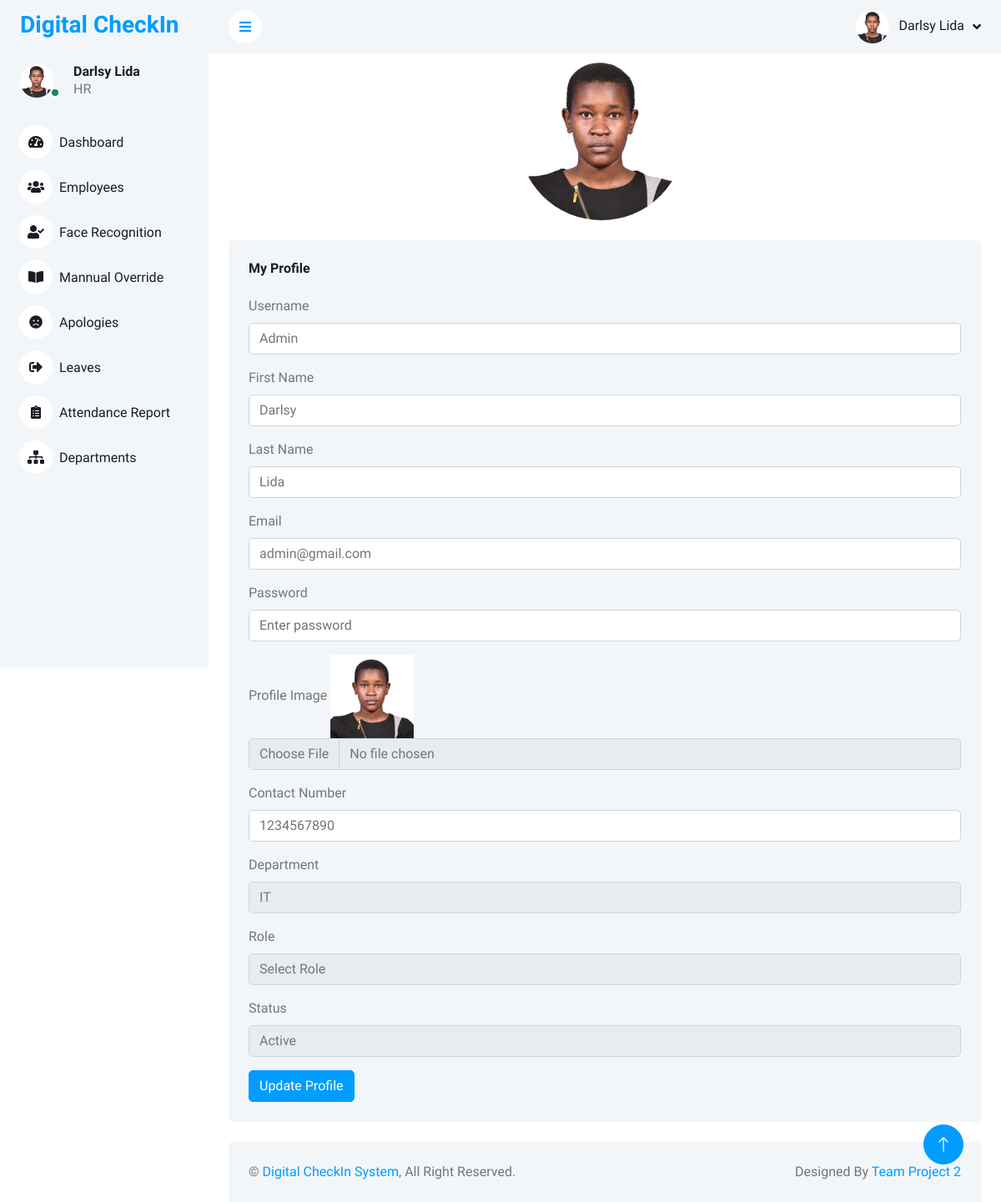
/profile/ (signed in), run on the app's committed database.
### App/models.py (models this page shows, shortened)
class Profile(models.Model):
    user = models.OneToOneField(User, on_delete=models.CASCADE)
    profile_image = models.ImageField(upload_to='profile_images/', blank=True, null=True)
    contact = models.CharField(max_length=15, blank=True, null=True)
    face_encoding = models.TextField(blank=True, null=True)

class Employee(models.Model):
    ROLE_CHOICES = [
        ("Admin", "Admin"),
        ("Staff", "Staff"),
        ("Employee", "Employee"),
    ]
    employee_id = models.AutoField(primary_key=True)
    user = models.OneToOneField(User, on_delete=models.CASCADE)  # FK to User model
    dep = models.ForeignKey(Department, on_delete=models.SET_NULL, null=True)
    role = models.CharField(max_length=50, choices=ROLE_CHOICES, null=True, blank=True)
    status = models.CharField(
        max_length=20, choices=[("Active", "Active"), ("Inactive", "Inactive")], null=True, blank=True
    )

class Department(models.Model):
    dep_id = models.AutoField(primary_key=True)
    name = models.CharField(max_length=100, unique=True)
    def __str__(self):
        return self.name

### App/views.py (the view)
# urls.py: path('profile/', views.user_profile, name='profile'),
@login_required(login_url='login')
def user_profile(request):
    user = request.user
    employee, created = Employee.objects.get_or_create(user=user)
    profile, created = Profile.objects.get_or_create(user=user)
    title = "My Profile"
    if request.method == "POST":
        form = EmployeeForm(request.POST, request.FILES, instance=employee)
        if form.is_valid():
            user.username = form.cleaned_data['username']
            user.first_name = form.cleaned_data['first_name']
            user.last_name = form.cleaned_data['last_name']
            user.email = form.cleaned_data['email']
            user.save()
            profile.contact = form.cleaned_data['contact']
            if 'profile_image' in request.FILES:
                profile.profile_image = request.FILES['profile_image']  # Save new profile image
                profile.save()
                try:
                    image_path = profile.profile_image.path
                    face_encoding = extract_face_encoding(image_path)
                    if face_encoding is not None:
                        profile.set_encoding(face_encoding)  # Save the encoding to the profile
                        profile.save()  # Make sure to save after updating the encoding
                        logger.debug(f"Face encoding updated successfully for {profile.user.username}")
                    else:
                        logger.warning("No face encoding found in the image.")
                except Exception as e:
                    logger.error(f"Error during face recognition: {str(e)}")
                    messages.error(request, f"Error during face recognition: {str(e)}")
            employee = form.save(commit=False)
            employee.user = user  # Ensure correct user assignment
            employee.save()
            messages.success(request, "Profile updated successfully!")
            return redirect('profile')  # Redirect back to the profile page
        else:
            messages.error(request, "Please correct the errors below.")  # Show form errors
    else:
        form = EmployeeForm(instance=employee, initial={
            'username': user.username,
            'first_name': user.first_name,
            'last_name': user.last_name,
            'email': user.email,
            'contact': profile.contact,
        })
    if request.user.is_superuser:
        return render(request, 'admin/profile.html', {'form': form, 'employee': employee, 'title': title})
    else:
        return render(request, 'employee/profile.html', {'form': form, 'employee': employee, 'title': title})

### templates/admin/profile.html (shortened to what this page needs)
{% extends "admin/sidebar.html" %} {% block content %}
{% load static %}
<center>
    <img class="rounded-circle me-lg-2"
     src="{% if employee.user.profile.profile_image %}{{ employee.user.profile.profile_image.url }}{% else %}{% static 'img/User.jpg' %}{% endif %}"
     alt="Profile Image"
     style="width: 200px; height: 200px;">
</center>
<div class="container-fluid pt-4 px-4">
    <div class="row g-4 justify-content-center">
        <div class="col-sm-12 col-xl-12">
            <div class="bg-light rounded h-100 p-4">
                <h6 class="mb-4"> {{title}}</h6>
                <form method="POST" enctype="multipart/form-data">
                    <div class="mb-3">
                        <label for="id_username" class="form-label">Username</label>
                        {{ form.username }}
                    </div>
                    <div class="mb-3">
                        <label for="id_first_name" class="form-label">First Name</label>
                        {{ form.first_name }}
                    </div>
                    <div class="mb-3">
                        <label for="id_last_name" class="form-label">Last Name</label>
                        {{ form.last_name }}
                    </div>
                    <div class="mb-3">
                        <label for="id_email" class="form-label">Email</label>
                        {{ form.email }}
                    </div>
                    <div class="mb-3">
                        <label for="id_password" class="form-label">Password</label>
                        {{ form.password }}
                    </div>
                    <div class="mb-3">
                        <label for="id_profile_image" class="form-label">Profile Image</label>
                        {% if employee.user.profile.profile_image %}
                            <img src="{{ employee.user.profile.profile_image.url }}" alt="Profile Image" width="100" height="100"><br>
                        {% endif %}
                        {{ form.profile_image }}
                    </div>
                    <div class="mb-3">
                        <label for="id_contact" class="form-label">Contact Number</label>
                        {{ form.contact }}
                    </div>
                    <div class="mb-3">
                        <label for="id_dep" class="form-label">Department</label>
                        {{ form.dep }}
                    </div>
                    <div class="mb-3">
                        <label for="id_role" class="form-label">Role</label>
                        {{ form.role }}
                    </div>
                    <div class="mb-3">
                        <label for="id_status" class="form-label">Status</label>
                        {{ form.status }}
                    </div>
                    <button type="submit" class="btn btn-primary "> Update Profile </button>
                </form>
            </div>
        </div>
    </div>
</div>
{% endblock content %}

### templates/admin/sidebar.html (shortened to what this page needs)
{% load static %}
{% load i18n %}
<!DOCTYPE html>
<html lang="en">
<head>
    <link href="https://cdnjs.cloudflare.com/ajax/libs/font-awesome/5.10.0/css/all.min.css" rel="stylesheet">
    <link href="https://cdn.jsdelivr.net/npm/bootstrap-icons@1.4.1/font/bootstrap-icons.css" rel="stylesheet">
    <link href="{% static 'lib/owlcarousel/assets/owl.carousel.min.css' %}" rel="stylesheet">
    <link href="{% static 'lib/tempusdominus/css/tempusdominus-bootstrap-4.min.css' %}" rel="stylesheet" />
    <link href="{% static 'css/bootstrap.min.css' %}" rel="stylesheet">
    <link href="{% static 'css/style.css' %}" rel="stylesheet">
</head>
<body>
    <div class="container-xxl position-relative bg-white d-flex p-0">
        <div class="sidebar pe-4 pb-3">
            <nav class="navbar bg-light navbar-light">
                <a href="/" class="navbar-brand mx-4 mb-3">
                    <h3 class="text-primary">Digital CheckIn</h3>
                </a>
                <div class="d-flex align-items-center ms-4 mb-4">
                    <div class="position-relative">
                        <img class="rounded-circle me-lg-2"
                            src="{% if user.profile.profile_image %}{{ user.profile.profile_image.url }}{% else %}{% static 'img/User.jpg' %}{% endif %}"
                            alt="User Profile"
                            style="width: 40px; height: 40px;">
                        <div class="bg-success rounded-circle border border-2 border-white position-absolute end-0 bottom-0 p-1"></div>
                    </div>
                    <div class="ms-3">
                        <h6 class="mb-0">{{ user.first_name |default:"User" }} {{ user.last_name }}</h6>
                        <span>{{ user.employee.role | default:"Admin" }}    </span>
                    </div>
                </div>
                <div class="navbar-nav w-100">
                    <a href="/admin-dashboard" class="nav-item nav-link {% if request.path == '/admin-dashboard' %}active {%endif%}"><i class="fa fa-tachometer-alt me-2"></i>Dashboard</a>
                    <a href="/employees" class="nav-item nav-link {% if request.path in '/employees/ /add-employee/' %}active{% endif %}">
                        <i class="fa fa-users me-2"></i>Employees
                    </a>
                    <a href="/capture-attendance/" class="nav-item nav-link {% if request.path == '/capture-attendance/' %}active {%endif%}"><i class="fa fa-user-check me-2"></i>Face Recognition</a>
                    <a href="/mannual" class="nav-item nav-link {% if request.path == '/mannual/' %}active {%endif%}"><i class="fa fa-book-open me-2"></i>Mannual Override</a>
                    <a href="/apologies/" class="nav-item nav-link {% if request.path == '/apologies/' %}active {%endif%}"><i class="fa fa-frown me-2"></i>Apologies</a>
                    <a href="/leaves/" class="nav-item nav-link {% if request.path == '/leaves/' %}active {%endif%}"><i class="fa fa-sign-out-alt me-1"></i> Leaves</a>
                    <a href="/admin-attendance/" class="nav-item nav-link {% if request.path == '/admin-attendance/' %}active {%endif%}"><i class="fa fa-clipboard-list me-2"></i>Attendance Report</a>
                    <a href="/departments" class="nav-item nav-link {% if request.path in '/departments/ /add-department/' %}active {%endif%}"><i class="fa fa-sitemap me-2"></i>Departments</a>
                </div>
            </nav>
        </div>
        <div class="content">
            <nav class="navbar navbar-expand bg-light navbar-light sticky-top px-4 py-0">
                <a href="#" class="sidebar-toggler flex-shrink-0">
                    <i class="fa fa-bars"></i>
                </a>
                <div class="navbar-nav align-items-center ms-auto">
                    <div class="nav-item dropdown">
                        <a href="#" class="nav-link dropdown-toggle" data-bs-toggle="dropdown">
                            <img class="rounded-circle me-lg-2"
                            src="{% if user.profile.profile_image %}{{ user.profile.profile_image.url }}{% else %}{% static 'img/User1.jpg' %}{% endif %}"
                            alt="User Profile"
                            style="width: 40px; height: 40px;">
                            <span class="d-none d-lg-inline-flex"> {{ user.first_name |default:"User" }} {{ user.last_name }} </span>
                        </a>
                    </div>
                </div>
            </nav>
        {% block content %}
        {% endblock content %}
        <div class="container-fluid pt-4 px-4">
            <div class="bg-light rounded-top p-4">
                <div class="row">
                    <div class="col-12 col-sm-6 text-center text-sm-start">
                        &copy; <a href="#">Digital CheckIn System</a>, All Right Reserved.
                    </div>
                    <div class="col-12 col-sm-6 text-center text-sm-end">
                        Designed By <a href="">Team Project 2</a>
                    </div>
                </div>
            </div>
        </div>
    </div>
  </div>
        <a href="#" class="btn btn-lg btn-primary btn-lg-square back-to-top"><i class="bi bi-arrow-up"></i></a>
</body>
</html>

### static/css/style.css (style rules this page uses)
:root { --primary: #009CFF; --light: #F3F6F9; --dark: #191C24; }
.back-to-top { position: fixed; display: none; right: 45px; bottom: 45px; z-index: 99; }
.btn { transition: .5s; }
.btn.btn-primary { color: #FFFFFF; }
.btn-lg-square { width: 48px; height: 48px; }
.btn-square, .btn-sm-square, .btn-lg-square { padding: 0; display: inline-flex; align-items: center; justify-content: center; font-weight: normal; border-radius: 50px; }
.sidebar { position: fixed; top: 0; left: 0; bottom: 0; width: 250px; height: 100vh; overflow-y: auto; background: var(--light); transition: 0.5s; z-index: 999; }
.content { margin-left: 250px; min-height: 100vh; background: #FFFFFF; transition: 0.5s; }
@media (min-width: 992px) { .sidebar { margin-left: 0; } }
@media (min-width: 992px) { .content { width: calc(100% - 250px); } }
.sidebar .navbar .navbar-nav .nav-link { padding: 7px 20px; color: var(--dark); font-weight: 500; border-left: 3px solid var(--light); border-radius: 0 30px 30px 0; outline: none; }
.sidebar .navbar .navbar-nav .nav-link i { width: 40px; height: 40px; display: inline-flex; align-items: center; justify-content: center; background: #FFFFFF; border-radius: 40px; }
.content .navbar .navbar-nav .nav-link { margin-left: 25px; padding: 12px 0; color: var(--dark); outline: none; }
.content .navbar .sidebar-toggler, .content .navbar .navbar-nav .nav-link i { width: 40px; height: 40px; display: inline-flex; align-items: center; justify-content: center; background: #FFFFFF; border-radius: 40px; }
.content .navbar .dropdown-toggle::after { margin-left: 6px; vertical-align: middle; border: none; content: "\f107"; font-family: "Font Awesome 5 Free"; font-weight: 900; transition: .5s; }

### data on the page
Employee: user.profile_image (picture), user.profile.profile_image (picture), role "Select Role", status "Active"
Profile: contact "1234567890"
Department: dep "IT"

### other printed values
{{ user.first_name |default:"User" }} "Darlsy"
{{ user.last_name }} "Lida"
{{ user.employee.role | default:"Admin" }} "HR"
{{ title }} "My Profile"
